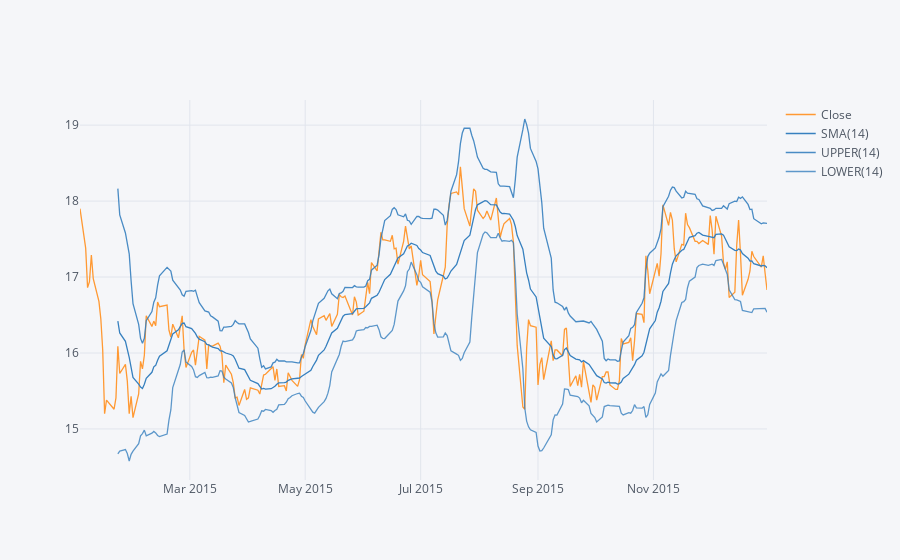

Write notebook code for a chart like this one.
### Code cell
bank_stocks['BAC']['Close'].loc['2015-01-01':'2016-01-01'].ta_plot(study ='boll')

### Figure 1 — Plotly figure (JSON) as saved in the notebook; plotly's stock layout.template omitted (floating-point values rounded to 4 significant figures; data arrays with more than 128 entries replaced by an {"elided": "..."} marker saying what was removed)
{"data": [{"line": {"color": "rgba(255, 153, 51, 1.0)", "dash": "solid", "shape": "linear", "width": 1.3}, "mode": "lines", "name": "Close", "text": "", "type": "scatter", "x": {"elided": "252 str values"}, "y": {"elided": "252 float values"}}, {"line": {"color": "rgba(55, 128, 191, 1.0)", "dash": "solid", "shape": "linear", "width": 1.3}, "mode": "lines", "name": "SMA(14)", "text": "", "type": "scatter", "x": {"elided": "252 str values"}, "y": {"elided": "252 mixed values"}}, {"line": {"color": "rgba(55, 128, 191, 0.8999999999999999)", "dash": "solid", "shape": "linear", "width": 1.3}, "mode": "lines", "name": "UPPER(14)", "text": "", "type": "scatter", "x": {"elided": "252 str values"}, "y": {"elided": "252 mixed values"}}, {"line": {"color": "rgba(55, 128, 191, 0.7999999999999998)", "dash": "solid", "shape": "linear", "width": 1.3}, "mode": "lines", "name": "LOWER(14)", "text": "", "type": "scatter", "x": {"elided": "252 str values"}, "y": {"elided": "252 mixed values"}}], "layout": {"legend": {"bgcolor": "#F5F6F9", "font": {"color": "#4D5663"}}, "paper_bgcolor": "#F5F6F9", "plot_bgcolor": "#F5F6F9", "title": {"font": {"color": "#4D5663"}}, "xaxis": {"gridcolor": "#E1E5ED", "showgrid": true, "tickfont": {"color": "#4D5663"}, "title": {"font": {"color": "#4D5663"}, "text": ""}, "zerolinecolor": "#E1E5ED"}, "yaxis": {"gridcolor": "#E1E5ED", "showgrid": true, "tickfont": {"color": "#4D5663"}, "title": {"font": {"color": "#4D5663"}, "text": ""}, "zerolinecolor": "#E1E5ED"}}}
